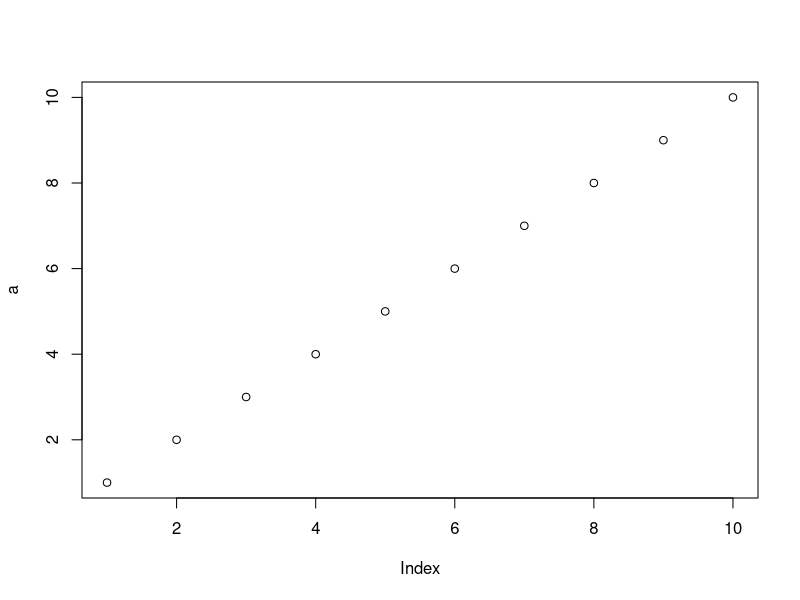

This figure's R source:
## ---- chunk 1
## does this code work?
a <- 1:10
plot(a)
